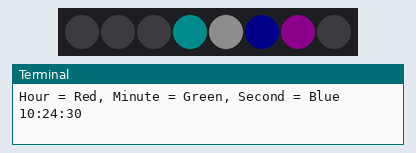
This program was run on a simulated Raspberry Pi (BCM pin numbers) with a Blinkt!. Parts: 8 RGB LEDs in strip order, left to right, the last lines printed to the terminal. Dim RGB values are drawn brighter than linear; the clock reads 2024-03-15 10:24:30 at power-on unless the program sets it.

Above: at 0.1 s.
At 4.1 s:
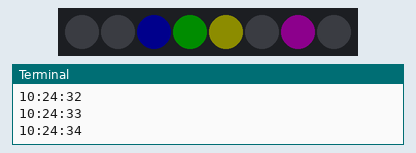
At 9.1 s:
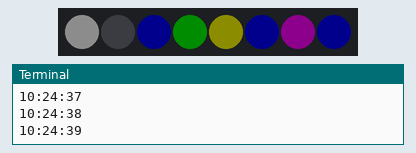
At 19.1 s:
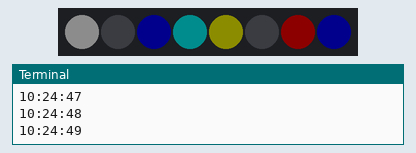
At 27.1 s:
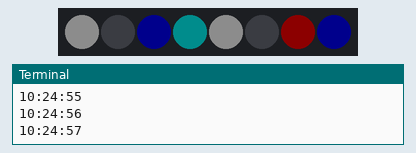
At 38.1 s:
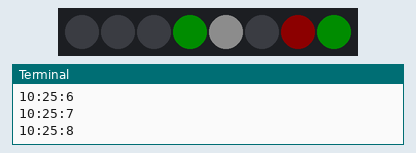
Timing chart, 0 to 40.0 s (numbered marks = the images above):
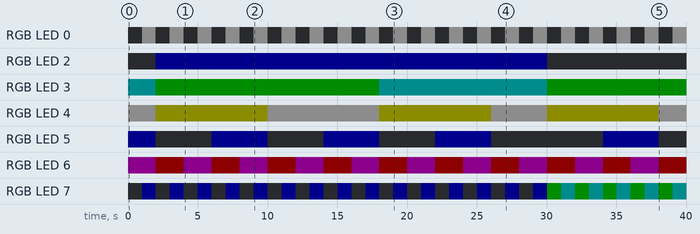

The program:

binary-meld.py
```python
from blinkt import set_pixel, set_brightness, clear, show
from time import localtime, sleep

print("Hour = Red, Minute = Green, Second = Blue")

set_brightness(0.2)

on_value = 64

while True:
    t = localtime()
    h, m, s = t.tm_hour, t.tm_min, t.tm_sec

    print("{h}:{m}:{s}".format(h=h,m=m,s=s))

    clear()

    # Blink LED 0
    c = on_value * (s % 2)
    set_pixel(0, c, c, c)

    for n in range(6):
        # Grab the n'th bit from hour, min and second
        bit_h = (h & (1 << n)) > 0
        bit_m = (m & (1 << n)) > 0
        bit_s = (s & (1 << n)) > 0

        r, g, b = [int(c * on_value) for c in (bit_h,bit_m,bit_s)]

        set_pixel(7 - n, r, g, b)

    show()

    sleep(1)
```

Measured:
- by itself, RGB LED 0: alternates RGB(13, 13, 13) for 1.0 s and off for 1.0 s
- by itself, RGB LED 2: off → RGB(0, 0, 13) at 2.0 s, → off 28.0 s later
- by itself, RGB LED 3: off → RGB(0, 13, 13) at 0.00 s, → RGB(0, 13, 0) 2.0 s later, → RGB(0, 13, 13) 16.0 s later, → RGB(0, 13, 0) 12.0 s later
- by itself, RGB LED 5: goes RGB(0, 0, 13) 2.0 s, 3 × (off 4.0 s, RGB(0, 0, 13) 4.0 s), off 8.0 s, RGB(0, 0, 13) 4.0 s, then off
- by itself, RGB LED 6: alternates RGB(13, 0, 13) for 2.0 s and RGB(13, 0, 0) for 2.0 s
- by itself, RGB LED 7: off → RGB(0, 0, 13) at 1.0 s, → off 1.0 s later, → RGB(0, 0, 13) 1.0 s later, → off 1.0 s later, … (39 changes in this stretch)
- by itself, RGB LED 4: goes RGB(13, 13, 13) 2.0 s, RGB(13, 13, 0) 8.0 s, RGB(13, 13, 13) 8.0 s, RGB(13, 13, 0) 8.0 s, RGB(13, 13, 13) 4.0 s, RGB(13, 13, 0) 8.0 s, then RGB(13, 13, 13)
